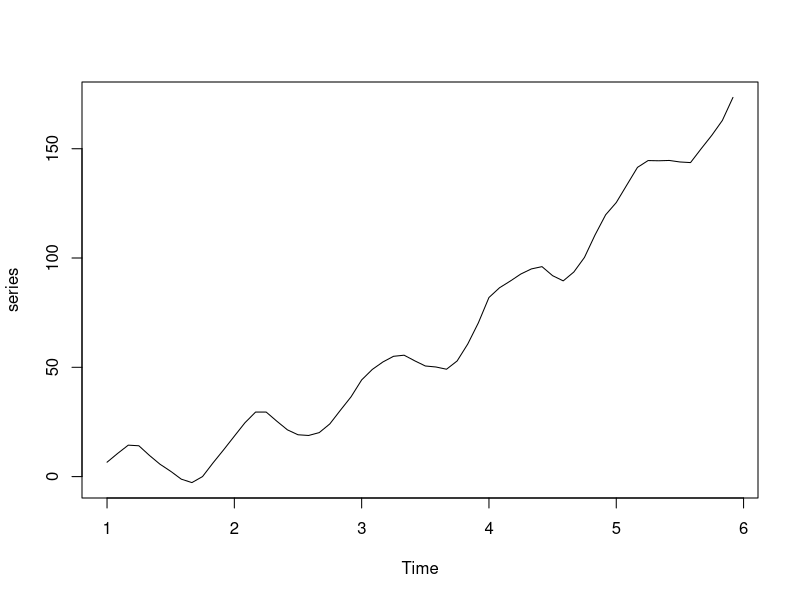
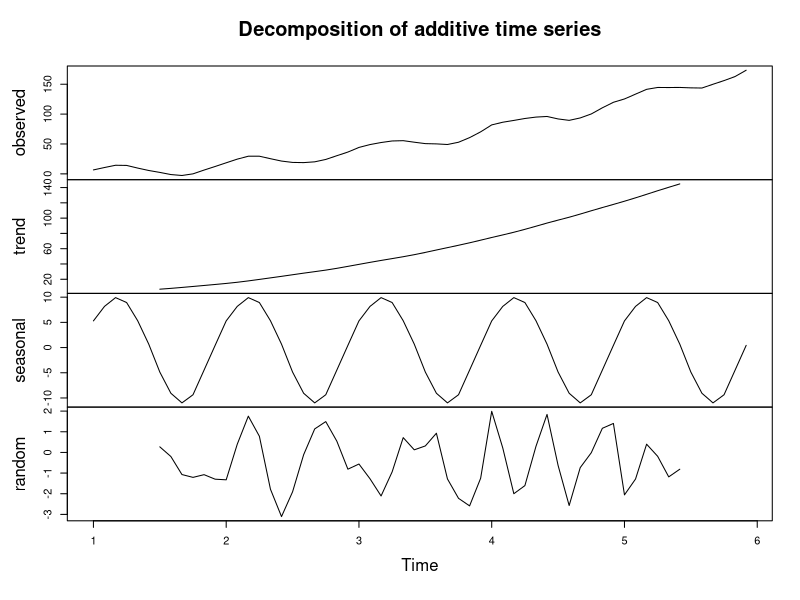
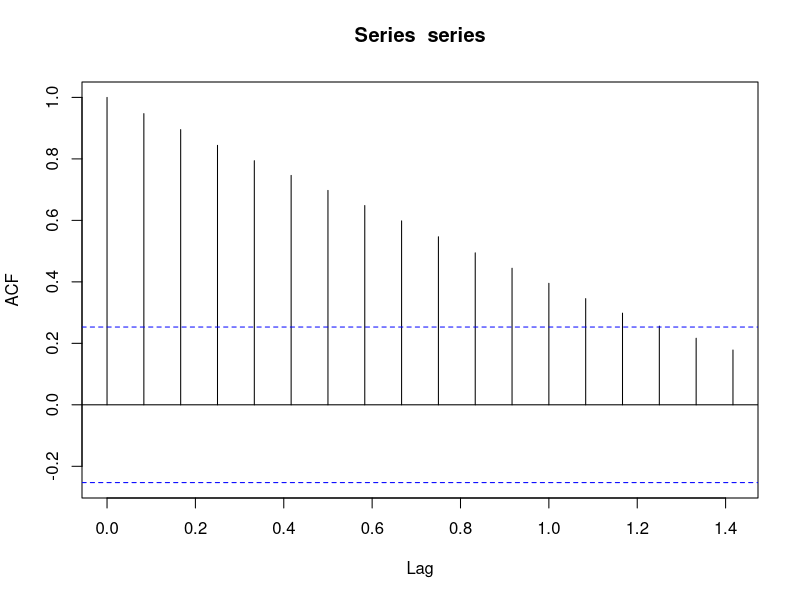

R code for these plots, in order:
## ---- chunk 1
knitr::opts_chunk$set(echo = TRUE)
data <- read.csv("Population-1.csv", header = T)
series <- ts(data$pop, frequency = 12)
## ---- chunk 2
plot.ts(series)
## ---- chunk 3
m <- decompose(series)
m$figure
plot(m)
## ---- chunk 4
acf(series)

